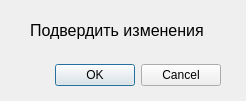
<?xml version="1.0" encoding="UTF-8"?>
<ui version="4.0">
 <class>Dialog</class>
 <widget class="QDialog" name="Dialog">
  <property name="geometry">
   <rect>
    <x>0</x>
    <y>0</y>
    <width>246</width>
    <height>101</height>
   </rect>
  </property>
  <property name="windowTitle">
   <string>Подтверждение</string>
  </property>
  <widget class="QDialogButtonBox" name="buttonBox">
   <property name="geometry">
    <rect>
     <x>-60</x>
     <y>60</y>
     <width>281</width>
     <height>31</height>
    </rect>
   </property>
   <property name="orientation">
    <enum>Qt::Horizontal</enum>
   </property>
   <property name="standardButtons">
    <set>QDialogButtonBox::Cancel|QDialogButtonBox::Ok</set>
   </property>
  </widget>
  <widget class="QLabel" name="label">
   <property name="geometry">
    <rect>
     <x>30</x>
     <y>0</y>
     <width>191</width>
     <height>61</height>
    </rect>
   </property>
   <property name="font">
    <font>
     <pointsize>12</pointsize>
    </font>
   </property>
   <property name="text">
    <string>Подвердить изменения</string>
   </property>
  </widget>
 </widget>
 <resources/>
 <connections>
  <connection>
   <sender>buttonBox</sender>
   <signal>accepted()</signal>
   <receiver>Dialog</receiver>
   <slot>accept()</slot>
   <hints>
    <hint type="sourcelabel">
     <x>248</x>
     <y>254</y>
    </hint>
    <hint type="destinationlabel">
     <x>157</x>
     <y>274</y>
    </hint>
   </hints>
  </connection>
  <connection>
   <sender>buttonBox</sender>
   <signal>rejected()</signal>
   <receiver>Dialog</receiver>
   <slot>reject()</slot>
   <hints>
    <hint type="sourcelabel">
     <x>316</x>
     <y>260</y>
    </hint>
    <hint type="destinationlabel">
     <x>286</x>
     <y>274</y>
    </hint>
   </hints>
  </connection>
 </connections>
</ui>
